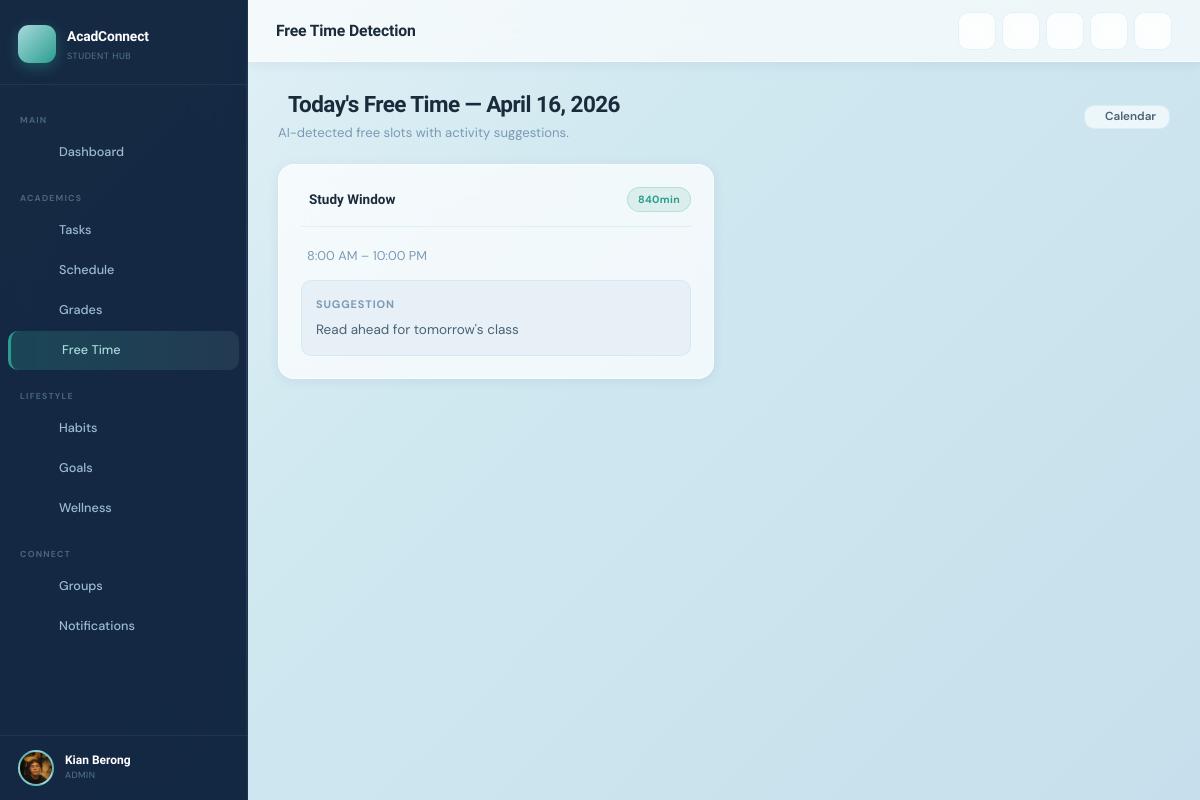
/schedule/free-time/ (signed in), run on the app's committed database.
### apps/accounts/models.py (models this page shows, shortened)
class User(AbstractUser):
    ROLE_CHOICES = [
        ('student', 'Student'),
        ('professor', 'Professor'),
        ('admin', 'Admin'),
    ]
    role = models.CharField(max_length=20, choices=ROLE_CHOICES, default='student')
    profile_photo = models.ImageField(upload_to='profiles/', blank=True, null=True)
    bio = models.TextField(blank=True)
    semester = models.CharField(max_length=20, blank=True)
    gpa_threshold = models.FloatField(default=2.0, help_text="Alert if GPA falls below this value")
    stress_level = models.IntegerField(default=5, help_text="1-10 scale")
    dark_mode = models.BooleanField(default=False)
    is_email_verified = models.BooleanField(default=False)
    email = models.EmailField(unique=True, blank=False)
    @property
    def full_name(self):
        return f"{self.first_name} {self.last_name}".strip() or self.username

### apps/schedule/views.py (the view)
# urls.py: path('free-time/', views.free_time_view, name='free_time'),
@login_required
def free_time_view(request):
    today = timezone.now().date()
    free_slots = detect_free_slots(request.user, today)
    suggestions = suggest_activities(free_slots, request.user)
    return render(request, 'schedule/free_time.html', {
        'free_slots': free_slots,
        'suggestions': suggestions,
        'today': today,
    })

### templates/schedule/free_time.html (shortened to what this page needs)
{% extends 'base.html' %}
{% block page_title %}Free Time Detection{% endblock %}
{% block content %}
<div class="flex-between mb-20">
  <div>
    <h2 class="page-title"> Today's Free Time — {{ today|date:"F j, Y" }}</h2>
    <p class="page-subtitle">AI-detected free slots with activity suggestions.</p>
  </div>
  <a href="{% url 'schedule:calendar' %}" class="btn btn-secondary btn-sm">
     Calendar
  </a>
</div>
{% if free_slots %}
<div class="grid grid-2 gap-20">
  {% for s in suggestions %}
  <div class="card">
    <div class="card-header">
      <span class="card-title">
        {% if s.type == 'study' %}Study Window{% else %}Relax Window{% endif %}
      </span>
      <span class="badge {% if s.type == 'study' %}badge-teal{% else %}badge-green{% endif %}">
        {{ s.slot.duration_minutes }}min
      </span>
    </div>
    <div style="font-size:0.85rem;color:var(--text-muted);margin-bottom:14px;display:flex;align-items:center;gap:6px;">
      {{ s.slot.start|date:"g:i A" }} – {{ s.slot.end|date:"g:i A" }}
    </div>
    <div style="background:var(--bg-primary);border-radius:var(--radius-sm);padding:14px;border:1px solid var(--border-color);">
      <div style="font-size:0.73rem;font-weight:700;color:var(--text-muted);text-transform:uppercase;letter-spacing:0.08em;margin-bottom:6px;">Suggestion</div>
      <div style="font-size:0.9rem;color:var(--text-secondary);">{{ s.activity }}</div>
    </div>
  </div>
  {% endfor %}
</div>
{% endif %}
{% endblock %}

### templates/base.html (shortened to what this page needs)
{% load static %}
<!DOCTYPE html>
<html lang="en"
  data-theme="{% if request.user.is_authenticated and request.user.dark_mode %}dark{% else %}light{% endif %}">
<head>
  <link rel="stylesheet" href="{% static 'css/main.css' %}">
  <link rel="stylesheet" href="{% static 'css/features.css' %}">
  <link rel="stylesheet" href="https://cdn.jsdelivr.net/npm/@phosphor-icons/web@2.1.1/src/regular/style.css">
  <link href="https://cdn.jsdelivr.net/npm/fullcalendar@6.1.10/index.global.min.css" rel="stylesheet">
</head>
<body>
  {% if request.user.is_authenticated %}
  <div class="app-wrapper">
    <aside class="sidebar" id="app-sidebar">
      <div class="sidebar-header">
        <a href="{% url 'dashboard:home' %}" class="sidebar-brand">
          <div class="brand-icon"></div>
          <div>
            <span class="brand-name">AcadConnect</span>
            <span class="brand-sub">Student Hub</span>
          </div>
        </a>
      </div>
      <nav class="sidebar-nav">
        <div class="nav-section-label">Main</div>
        <a href="{% url 'dashboard:home' %}"
          class="nav-link {% if request.resolver_match.namespace == 'dashboard' %}active{% endif %}">
          <span>Dashboard</span>
        </a>
        <div class="nav-section-label">Academics</div>
        <a href="{% url 'tasks:list' %}"
          class="nav-link {% if request.resolver_match.namespace == 'tasks' %}active{% endif %}">
          <span>Tasks</span>
        </a>
        <a href="{% url 'schedule:calendar' %}"
          class="nav-link {% if request.resolver_match.namespace == 'schedule' and request.resolver_match.url_name != 'free_time' %}active{% endif %}">
          <span>Schedule</span>
        </a>
        <a href="{% url 'grades:dashboard' %}"
          class="nav-link {% if request.resolver_match.namespace == 'grades' %}active{% endif %}">
          <span>Grades</span>
        </a>
        <a href="{% url 'schedule:free_time' %}"
          class="nav-link {% if request.resolver_match.namespace == 'schedule' and request.resolver_match.url_name == 'free_time' %}active{% endif %}">
          <span>Free Time</span>
        </a>
        <div class="nav-section-label">Lifestyle</div>
        <a href="{% url 'habits:habits' %}"
          class="nav-link {% if request.resolver_match.namespace == 'habits' and request.resolver_match.url_name == 'habits' %}active{% endif %}">
          <span>Habits</span>
        </a>
        <a href="{% url 'habits:goals' %}"
          class="nav-link {% if request.resolver_match.namespace == 'habits' and request.resolver_match.url_name != 'habits' %}active{% endif %}">
          <span>Goals</span>
        </a>
        <a href="{% url 'wellness:hub' %}"
          class="nav-link {% if request.resolver_match.namespace == 'wellness' %}active{% endif %}">
          <span>Wellness</span>
        </a>
        <div class="nav-section-label">Connect</div>
        <a href="{% url 'collaboration:list' %}"
          class="nav-link {% if request.resolver_match.namespace == 'collaboration' %}active{% endif %}">
          <span>Groups</span>
        </a>
        <a href="{% url 'notifications:center' %}"
          class="nav-link {% if request.resolver_match.namespace == 'notifications' %}active{% endif %}">
          <span>Notifications</span>
        </a>
      </nav>
      <div class="sidebar-footer">
        <div class="user-mini">
          <div class="user-avt">
            {% if request.user.profile_photo %}
            <img src="{{ request.user.profile_photo.url }}" alt="{{ request.user.username }}">
            {% else %}
            {{ request.user.username|first|upper }}
            {% endif %}
          </div>
          <div>
            <div class="user-name">{{ request.user.full_name }}</div>
            <div class="user-role">{{ request.user.get_role_display }}</div>
          </div>
        </div>
      </div>
    </aside>
    <div class="main-content">
      <header class="topbar">
        <div class="topbar-left">
          <span class="topbar-title">{% block page_title %}Dashboard{% endblock %}</span>
        </div>
        <div class="topbar-actions">
          <a href="{% url 'tasks:create' %}" class="topbar-btn" title="Add Task">
          </a>
          <a href="{% url 'notifications:center' %}" class="topbar-btn" title="Notifications">
          </a>
          <button class="topbar-btn" id="theme-toggle-btn" title="Toggle theme" aria-label="Toggle dark/light mode">
          </button>
          <a href="{% url 'accounts:profile' %}" class="topbar-btn" title="Profile">
          </a>
          <a href="{% url 'accounts:logout' %}" class="topbar-btn" title="Logout">
          </a>
        </div>
      </header>
      <main class="page-content fade-in">
        {% block content %}{% endblock %}
      </main>
    </div>
  </div>
  {% else %}
  {% block auth_content %}{% endblock %}
  {% endif %}
</body>
</html>

### static/css/features.css (style rules this page uses)
:root { --lp-text: rgba(200,224,239,0.88); --lp-text-muted: rgba(200,224,239,0.55); --lp-text-faint: rgba(200,224,239,0.35); --lp-heading: #ffffff; --lp-eyebrow: #2A9D8F; --lp-border: rgba(168,218,220,0.18); --lp-border-hover: rgba(168,218,220,0.45); --lp-surface: rgba(255,255,255,0.04); --lp-surface-hover: rgba(168,218,220,0.08); --lp-card-bg: rgba(10,20,40,0.85); --lp-nav-scrolled: rgba(10,14,26,0.88); --lp-nav-border: rgba(168,218,220,0.12); --lp-mobile-bg: rgba(10,14,26,0.97); --lp-stats-bg: rgba(255,255,255,0.05); --lp-section-dark: rgba(0,0,0,0.25); --lp-section-alt: rgba(13,59,102,0.2); --lp-pill-bg: rgba(168,218,220,0.08); --lp-pill-hover: rgba(168,218,220,0.18); --lp-pill-icon: #A8DADC; --lp-pill-text: rgba(200,224,239,0.88); --lp-pill-hint: rgba(168,218,220,0.4); --lp-footer-bg: rgba(7,13,24,0.95); --lp-footer-text: rgba(200,224,239,0.5); --lp-footer-muted: rgba(200,224,239,0.3); --lp-footer-border: rgba(168,218,220,0.1); --lp-step-bg: rgba(255,255,255,0.04); --lp-step-hover: rgba(168,218,220,0.07); --lp-step-num: rgba(168,218,220,0.1); --lp-step-text: rgba(200,224,239,0.6); --lp-trust-bg: rgba(255,255,255,0.05); --lp-trust-hover: rgba(168,218,220,0.08); --lp-trust-text: rgba(200,224,239,0.6); --lp-vc-task-color: rgba(200,224,239,0.8); --lp-vc-bar-bg: rgba(168,218,220,0.1); --lp-ghost-border: rgba(168,218,220,0.3); --lp-ghost-color: rgba(200,224,239,0.85); --lp-ghost-hover: rgba(168,218,220,0.08); --lp-hamburger: rgba(200,224,239,0.8); }
[data-theme="light"] { --lp-text: #2d4a5e; --lp-text-muted: #4A6274; --lp-text-faint: #7A9AB5; --lp-heading: #0D3B66; --lp-eyebrow: #2A9D8F; --lp-border: rgba(13,59,102,0.14); --lp-border-hover: rgba(42,157,143,0.4); --lp-surface: rgba(255,255,255,0.75); --lp-surface-hover: rgba(42,157,143,0.06); --lp-card-bg: rgba(255,255,255,0.92); --lp-nav-scrolled: rgba(240,244,248,0.95); --lp-nav-border: rgba(13,59,102,0.1); --lp-mobile-bg: rgba(240,244,248,0.98); --lp-stats-bg: rgba(255,255,255,0.8); --lp-section-dark: rgba(13,59,102,0.05); --lp-section-alt: rgba(42,157,143,0.05); --lp-pill-bg: rgba(42,157,143,0.07); --lp-pill-hover: rgba(42,157,143,0.14); --lp-pill-icon: #2A9D8F; --lp-pill-text: #1A2B3C; --lp-pill-hint: rgba(42,157,143,0.6); --lp-footer-bg: #0D3B66; --lp-footer-text: rgba(200,224,239,0.75); --lp-footer-muted: rgba(200,224,239,0.45); --lp-footer-border: rgba(168,218,220,0.2); --lp-step-bg: rgba(255,255,255,0.8); --lp-step-hover: rgba(42,157,143,0.06); --lp-step-num: rgba(13,59,102,0.08); --lp-step-text: #4A6274; --lp-trust-bg: rgba(255,255,255,0.8); --lp-trust-hover: rgba(42,157,143,0.06); --lp-trust-text: #4A6274; --lp-vc-task-color: #4A6274; --lp-vc-bar-bg: rgba(13,59,102,0.1); --lp-ghost-border: rgba(13,59,102,0.25); --lp-ghost-color: #1A2B3C; --lp-ghost-hover: rgba(13,59,102,0.06); --lp-hamburger: #1A2B3C; }

### data on the page
User: user.profile_photo (picture), user.full_name "Kian Berong", user.role "ADMIN", last_login "April 16, 2026"

### other printed values
{{ s.slot.duration_minutes }} "840"
{{ s.slot.start|date:"g:i A" }} "8:00 AM"
{{ s.slot.end|date:"g:i A" }} "10:00 PM"
{{ s.activity }} "Read ahead for tomorrow's class"
